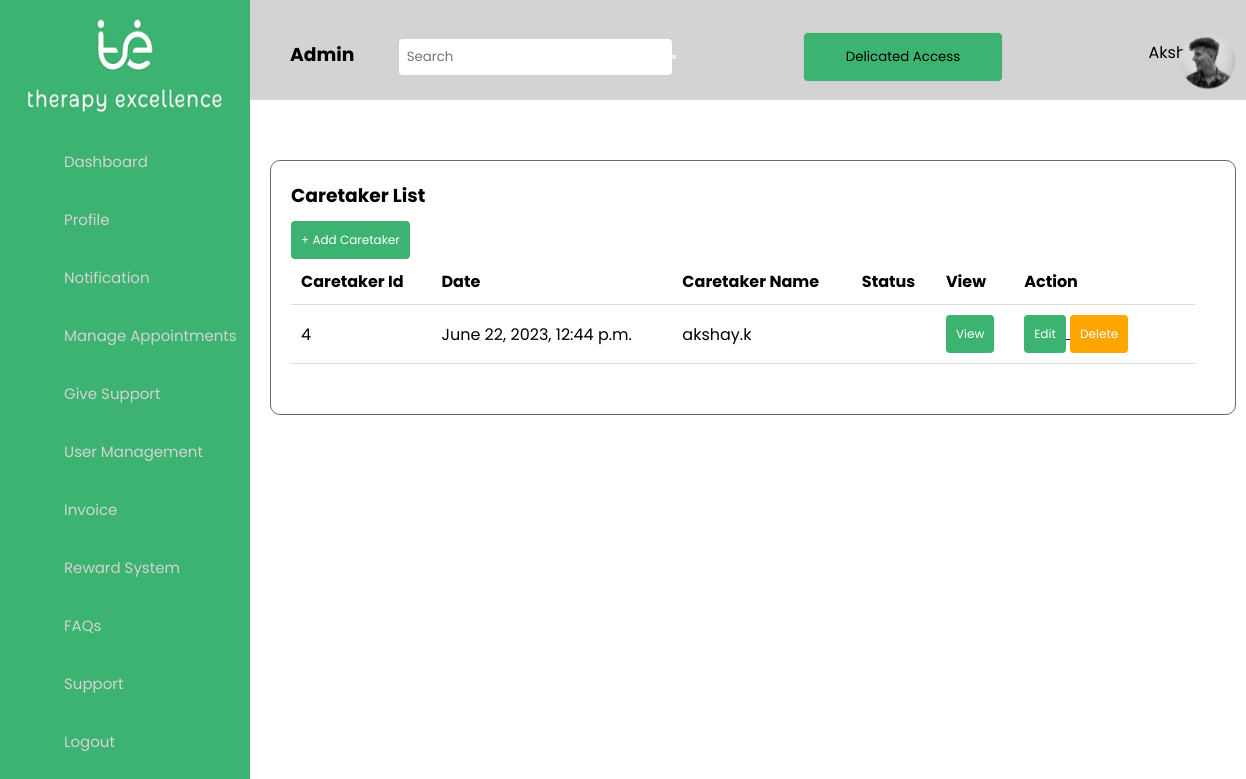
/adcaretakermanagement, run on the app's committed database.
### caretaker/models.py (models this page shows, shortened)
class Caretaker_Profile(models.Model):
    ID=models.AutoField(primary_key=True,blank=True,unique=True)
    First_Name=models.CharField(max_length=42)
    Last_Name=models.CharField(max_length=42)
    Username= models.CharField(max_length=42)
    Email= models.EmailField()
    Phone_Number=models.IntegerField(default=0)
    Password= models.CharField(max_length=42)
    Confirm_Password= models.CharField(max_length=42)
    otp=models.CharField(max_length=6, blank=True, null=True,editable=False)
    token=models.CharField(max_length=10,blank=True,null=True,editable=True)
    uid = models.CharField(max_length=4, unique=True, editable=False)
    joining_date = models.DateTimeField(auto_now_add=True)

### caretaker/views.py (the view)
# urls.py: path(r'adcaretakermanagement',caretakerListing.as_view(),name='adcaretakermanagement'),
class caretakerListing(View):
    template_name = 'adcaretakermanagement.html'
    def get(self,request):
        cust_obj = Caretaker_Profile.objects.all()
        context = {
        'adcaretakermanagement':cust_obj
        }
        return render(request,self.template_name,context)

### templates/adcaretakermanagement.html (shortened to what this page needs)
{% load static %}
<!DOCTYPE html>
<html lang="en">
<head>
    <link rel="stylesheet" href="{% static 'css/Appointments.css' %} ">
    <link rel="stylesheet" href="{% static 'css/sidebar.css' %}" >
    <link href="https://unpkg.com/boxicons@2.0.7/css/boxicons.min.css" rel="stylesheet" />
    <link rel="stylesheet" href="https://cdnjs.cloudflare.com/ajax/libs/normalize/5.0.0/normalize.min.css">
    <link rel="stylesheet" href="{% static 'css/list1.css' %}" >
</head>
<body>
<div class="sidebar">
        <img src="static/img/images/logo_2.png" alt="Side Navigation Image">
      <ul class="nav-list">
        <li>
          <a href="adminhome">
           <i><iconify-icon icon="material-symbols:dashboard"></iconify-icon></i>
            <span class="links_name">Dashboard</span>
          </a>
        </li>
        <li>
          <a href="adprofile">
           <i><iconify-icon icon="iconamoon:profile-duotone"></iconify-icon></i>
            <span class="links_name">Profile</span>
          </a>
        </li>
        <li>
          <a href="adnotification">
             <i><iconify-icon icon="iconamoon:notification-duotone"></iconify-icon></i>
            <span class="links_name">Notification</span>
          </a>
        </li>
        <li>
          <ul>
          <li class="section">
              <a href="#"><i><iconify-icon icon="uil:calender"></iconify-icon></i>
                  <span class="links_name">Manage Appointments</span>
              </a>
          </li>
        </ul>
          <ul>
          <li class="section">
              <a href="#"><i><iconify-icon icon="healthicons:wold-care"></i>
                  <span class="links_name">Give Support</span>
              </a>
          </li>
          <ul>
          <li class="section">
              <a href="#"><i><iconify-icon icon="fa-solid:users"></i>
                  <span class="links_name">User Management</span>
              </a>
          </li>
              </ul>
          </li>
        <li>
            <a href="adinvoice"><i><iconify-icon icon="la:file-invoice"></i>
            <span class="links_name">Invoice</span>
          </a>
        </li>
        <li>
          <a href="adrewardsystem"><i><iconify-icon icon="fluent:reward-12-filled"></i>
            <span class="links_name">Reward System</span>
          </a>
        </li>
        <li>
            <a href="adfaq"><i><iconify-icon icon="streamline:interface-help-question-circle-circle-faq-frame-help-info-mark-more-query-question"></i>
            <span class="links_name">FAQs</span>
          </a>
        </li>
        <li>
            <a href="adsupport"><i><iconify-icon icon="bx:headphone"></i>
            <span class="links_name">Support</span>
          </a>
        </li>
        <li>
          <a href="logout">
            <i><iconify-icon icon="material-symbols:logout"></i>
            <span class="links_name">Logout</span>
          </a>
        </li>
      </ul>
    </div>
    <section class="home-section">
  <nav>
    <ul>
      <li><h3><a href="#">Admin</a></li></h3>
       <li class="search-bar">
        <form>
          <input type="text" placeholder="Search">
          <button type="submit"></button>
        </form>
      </li>
      <li>
          <button class="my-button1">Delicated Access</button>
      </li>
      <img src="static/img/images/Ellipse_1.png">
       <li class="right">
  <a href="#">Akshay</a>
</li>
    </ul>
  </nav>
   <div class="container">
        <div class="profile-card">
          <h3 >Caretaker List</h3>
<div class="account-info">
                    <div class="data">
                        <div class="important-data">
                            <section class="data-item">
        <a href="caretakeraddprofile"><button type="button" class="my-button green-button">+ Add Caretaker</button></a>
      </div>
          <table>
                    <thead>
                        <div> <form action="adcaretakermanagement" method="POST">
    <div >
         <table class="table">
            <thead>
            <tr>
                <th><b>Caretaker Id</b></th>
        <th><b>Date</b></th>
        <th><b>Caretaker Name</b></th>
        <th><b>Status</b></label></th>
        <th><b>View</b></th>
        <th><b>Action</b></th>
    </tr>
</thead>
 {% for item in adcaretakermanagement %}
<tbody>
    <tr>
        <td>{{item.ID}}</td>
        <td>{{item.joining_date}}</td>
        <td>{{item.First_Name}}.{{item.Last_Name}}</td>
        <td>{{item.status}}</td>
                 <td>
                    <a href="" class="table-link">
                        <button type="button" class="my-button green-button">View</button>
                    </a>
                 </td>
                 <td style="width: 20%;">
                                 <a href="caretakerupdateprofile{{item.ID}}" class="table-link">
                                    <button type="button" class="my-button green-button">Edit</button>
                                </a>
                                <a href="caretakerdeleteprofile/{{item.ID}}" class="table-link danger">
                                     <button type="button" class="my-button orange-button">Delete</button>
                                </a>
                            </td>
                </tr>
            </tbody>
                {% endfor %}
        </table>
    </div>
</body>
</html>

### static/css/Appointments.css (style rules this page uses)
html { box-sizing: border-box; font-family: Arial, Helvetica, sans-serif; }
body { background-image: url(/images/banner.jpg); background-size: cover; }
.profile-card h3 { padding: 10px; }
.container { height: auto; backdrop-filter: blur(20px); display: flex; justify-content: center; align-items: center; margin-top: 60px; margin-right: 10px; }
.profile-card { width: 1100px; height: auto; background-color: white; border-radius: 10px; border: 1px solid dimgray; padding: 10px; margin-left: 20px; display: grid; grid-template-rows: 10px auto; }
.account-info { display: grid; padding: 10px; margin-top:10px; margin-bottom: 10px; margin-left:-30px; margin-right: 0px; }
.data { flex-direction: column; justify-content: space-between; color: var(--secondary-color); padding: 20px; text-align: center; border: 1px solid var(--border-color); border-radius: 10px; margin-left: 10px; }
.important-data { display: flex; justify-content: space-between; align-items: center; }

### static/css/sidebar.css (style rules this page uses)
* { margin: 0; padding: 0; box-sizing: border-box; font-family: "Poppins" , sans-serif; }
.sidebar { position: fixed; left: 0; top: 0; height: 150vh; width: 250px; background: rgb(60, 179, 113); padding: 6px 14px; z-index: 99; overflow-y: scroll; }
.sidebar img { display: block; margin: 10px auto; width: 200px; height: 100px; }
.sidebar i { color: #fff; height: 60px; min-width: 50px; font-size: 25px; text-align: center; line-height: 60px; }
.sidebar .nav-list { margin-top: 20px; height: 100%; }
.sidebar li { position: relative; margin: 8px 0; list-style: none; }
.sidebar li a { display: flex; height: 101%; width: 101%; border-radius: 12px; align-items: center; text-decoration: none; transition: all 0.4s ease; background:; }
.sidebar li a .links_name { color: lightgrey; font-size: 15px; font-weight: 400; white-space: nowrap; }
.sidebar li i { height: 50px; line-height: 50px; font-size: 18px; border-radius: 12px; }
.home-section { position: relative; background:white; min-height: 100vh; top: 0; left: 250px; width: calc(100% - 250px); transition: all 0.5s ease; z-index: 2; }
nav { background-color: lightgrey; height: 100px; }
nav ul { list-style-type: none; margin: 0; padding: 0; }
nav ul li { display: inline-block; }
nav ul li.right { float: right; }
nav ul li a { display: block; padding: 40px; color: black; text-decoration: none; }
nav ul li.search-bar { margin-left: auto; width: 400px; }
nav form { display: flex; align-items: center; }
nav input[type="text"] { padding: 8px; border: none; border-radius: 4px; }
nav img { transform: translate(315%, 50%); }
.my-button1 { width: 200px; padding: 5px; height: 50px; background-color: rgb(60, 179, 113); border: 1px solid #ccc; border-radius: 5px; }

### static/css/list1.css (style rules this page uses)
table { border-collapse: collapse; width: 100%; }
th, td { padding: 10px; text-align: left; border-bottom: 1px solid #ddd; }
th { background-color:; }
.my-button { display: inline-block; padding: 10px 10px; font-size: 12px; text-align: center; text-decoration: none; border: none; border-radius: 4px; cursor: pointer; transition: background-color 0.3s ease; }
.green-button { background-color: MediumSeaGreen; color: #fff; }
.orange-button { background-color: orange; color: #fff; }

### data on the page
Caretaker_Profile: ID "4", joining_date "June 22, 2023, 12:44 p.m.", First_Name "akshay", Last_Name "k"
